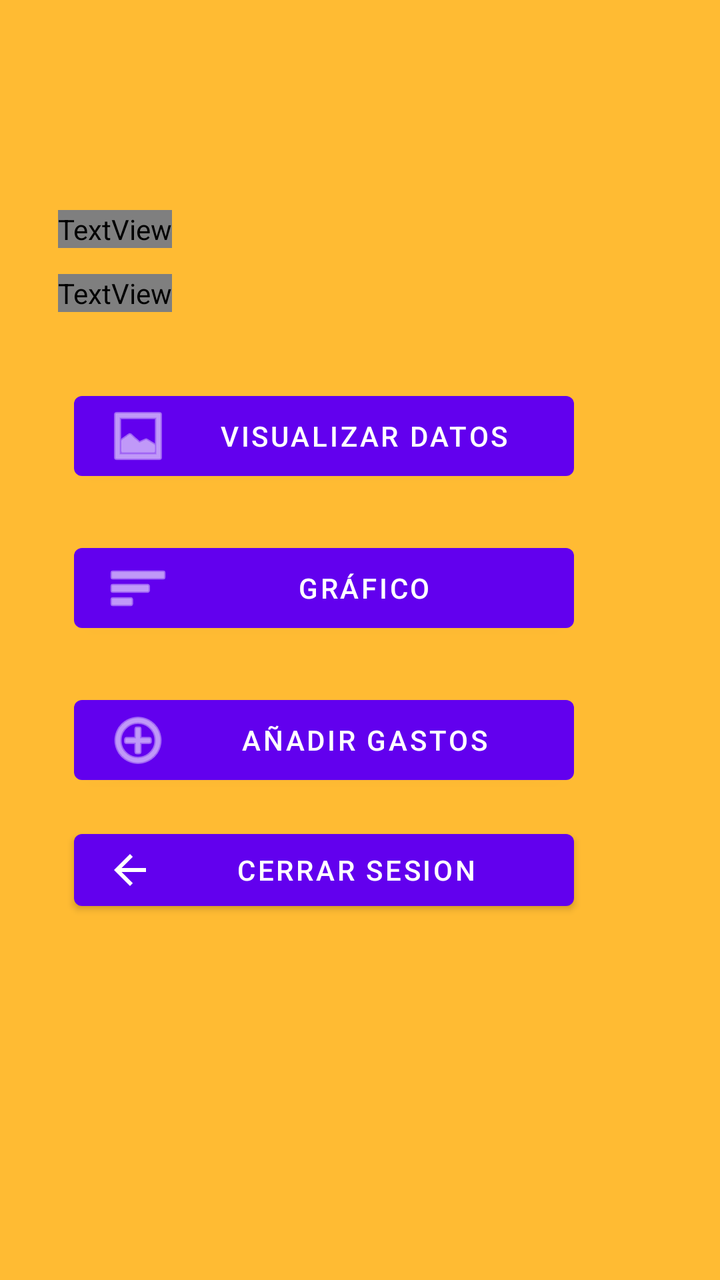
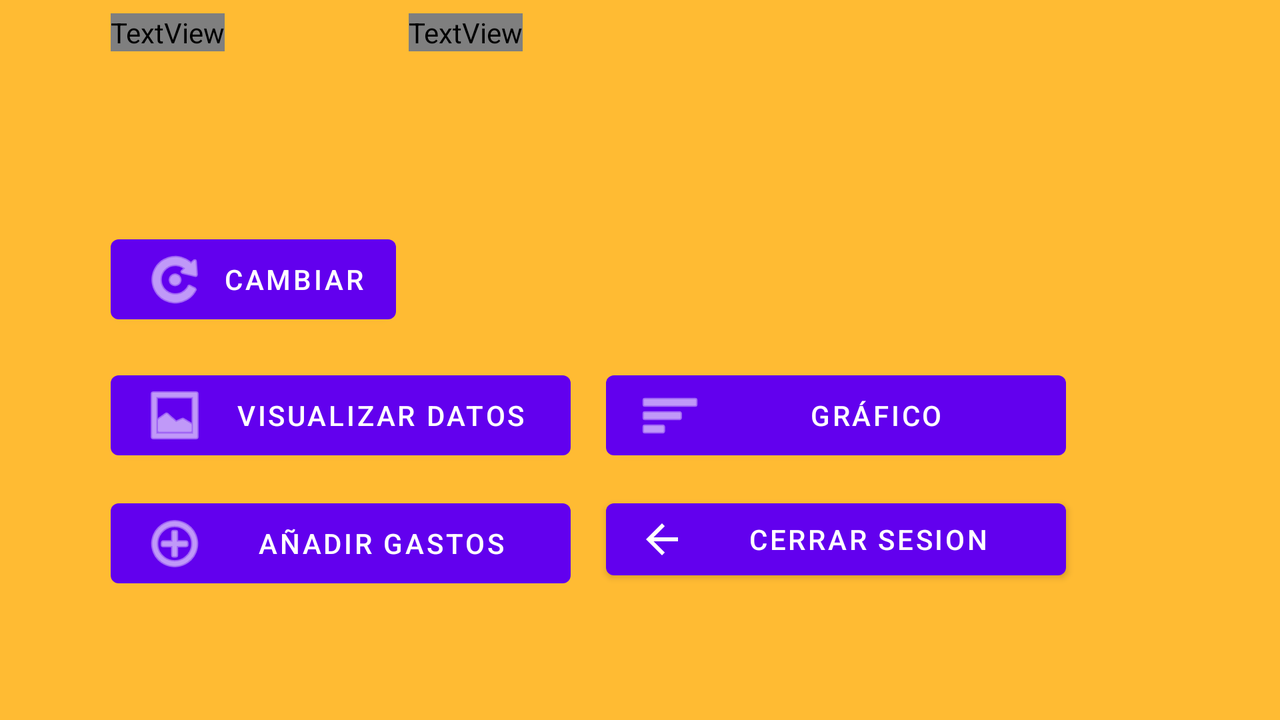

Two renders of one Android screen. The first uses the default layout on a phone; the second uses the alternative layout the repository ships for a different screen configuration, on a matching device. The two XML files are below.
<!-- AndroidManifest.xml: application theme Theme.PayToWinG -->
<!-- res/layout/activity_menu.xml -->
<?xml version="1.0" encoding="utf-8"?>
<androidx.constraintlayout.widget.ConstraintLayout xmlns:android="http://schemas.android.com/apk/res/android"
    xmlns:app="http://schemas.android.com/apk/res-auto"
    xmlns:tools="http://schemas.android.com/tools"
    android:layout_width="match_parent"
    android:layout_height="match_parent"
    android:background="@android:color/holo_orange_light"
    tools:context=".MenuActivity">

    <Button
        android:id="@+id/buttonGrafico"
        android:layout_width="250dp"
        android:layout_height="wrap_content"
        android:layout_marginTop="24dp"
        android:text="@string/Grafico"
        app:icon="@android:drawable/ic_menu_sort_by_size"
        app:layout_constraintEnd_toEndOf="@+id/buttonVisualizar"
        app:layout_constraintHorizontal_bias="0.0"
        app:layout_constraintStart_toStartOf="@+id/buttonVisualizar"
        app:layout_constraintTop_toBottomOf="@+id/buttonVisualizar" />

    <TextView
        android:id="@+id/NombreU"
        android:layout_width="wrap_content"
        android:layout_height="wrap_content"
        android:text="Estas dentro"
        android:textColor="@color/letters"
        android:textSize="20sp"
        app:layout_constraintBottom_toBottomOf="parent"
        app:layout_constraintEnd_toEndOf="parent"
        app:layout_constraintHorizontal_bias="0.096"
        app:layout_constraintStart_toStartOf="parent"
        app:layout_constraintTop_toTopOf="parent"
        app:layout_constraintVertical_bias="0.169" />

    <Button
        android:id="@+id/buttonVisualizar"
        android:layout_width="250dp"
        android:layout_height="wrap_content"
        android:layout_marginStart="8dp"
        android:layout_marginTop="68dp"
        android:text="@string/VisualizarGastos"
        app:icon="@android:drawable/ic_menu_gallery"
        app:layout_constraintStart_toStartOf="@+id/NombreU"
        app:layout_constraintTop_toBottomOf="@+id/NombreU" />

    <Button
        android:id="@+id/buttonCerrarSesion"
        android:layout_width="250dp"
        android:layout_height="wrap_content"
        android:text="Cerrar sesion"
        app:icon="?attr/actionModeCloseDrawable"
        app:layout_constraintBottom_toBottomOf="parent"
        app:layout_constraintEnd_toEndOf="@+id/buttonAnnadir"
        app:layout_constraintHorizontal_bias="0.0"
        app:layout_constraintStart_toStartOf="@+id/buttonAnnadir"
        app:layout_constraintTop_toBottomOf="@+id/buttonAnnadir"
        app:layout_constraintVertical_bias="0.076" />

    <Button
        android:id="@+id/buttonAnnadir"
        android:layout_width="250dp"
        android:layout_height="wrap_content"
        android:layout_marginTop="24dp"
        android:text="@string/AñadirGastos"
        app:icon="@android:drawable/ic_menu_add"
        app:layout_constraintEnd_toEndOf="@+id/buttonGrafico"
        app:layout_constraintHorizontal_bias="0.0"
        app:layout_constraintStart_toStartOf="@+id/buttonGrafico"
        app:layout_constraintTop_toBottomOf="@+id/buttonGrafico" />

    <TextView
        android:id="@+id/fechaActual"
        android:layout_width="wrap_content"
        android:layout_height="wrap_content"
        android:text="TextView"
        android:textColor="@color/letters"
        android:textSize="20sp"
        app:layout_constraintBottom_toTopOf="@+id/buttonVisualizar"
        app:layout_constraintStart_toStartOf="@+id/NombreU"
        app:layout_constraintTop_toBottomOf="@+id/NombreU"
        app:layout_constraintVertical_bias="0.268" />

</androidx.constraintlayout.widget.ConstraintLayout>
<!-- resources referenced by this layout -->
<resources>
  <string name="Grafico">Gráfico</string>
  <string name="VisualizarGastos">Visualizar datos</string>
  <style name="Theme.PayToWinG" parent="Theme.MaterialComponents.DayNight.DarkActionBar">
          
          <item name="colorPrimary">@color/purple_500</item>
          <item name="colorPrimaryVariant">@color/purple_700</item>
          <item name="colorOnPrimary">@color/white</item>
          
          <item name="colorSecondary">@color/teal_200</item>
          <item name="colorSecondaryVariant">@color/teal_700</item>
          <item name="colorOnSecondary">@color/black</item>
          
          <item name="android:statusBarColor" tools:targetApi="l">?attr/colorPrimaryVariant</item>
          
      </style>
</resources>
<!-- res/layout-land/activity_menu.xml (the repository's variant of the layout above) -->
<!-- drawn on the phone turned sideways -->
<?xml version="1.0" encoding="utf-8"?>
<androidx.constraintlayout.widget.ConstraintLayout xmlns:android="http://schemas.android.com/apk/res/android"
    xmlns:app="http://schemas.android.com/apk/res-auto"
    xmlns:tools="http://schemas.android.com/tools"
    android:layout_width="match_parent"
    android:layout_height="match_parent"
    android:background="@android:color/holo_orange_light"
    tools:context=".MenuActivity">

    <Button
        android:id="@+id/buttonGrafico"
        android:layout_width="230dp"
        android:layout_height="wrap_content"
        android:text="@string/Grafico"
        app:icon="@android:drawable/ic_menu_sort_by_size"
        app:layout_constraintBottom_toBottomOf="@+id/buttonVisualizar"
        app:layout_constraintEnd_toEndOf="parent"
        app:layout_constraintHorizontal_bias="0.141"
        app:layout_constraintStart_toEndOf="@+id/buttonVisualizar"
        app:layout_constraintTop_toTopOf="@+id/buttonVisualizar" />

    <TextView
        android:id="@+id/NombreU"
        android:layout_width="wrap_content"
        android:layout_height="wrap_content"
        android:text="Estas dentro"
        android:textColor="@color/letters"
        android:textSize="20sp"
        app:layout_constraintBottom_toBottomOf="parent"
        app:layout_constraintEnd_toEndOf="parent"
        app:layout_constraintHorizontal_bias="0.095"
        app:layout_constraintStart_toStartOf="parent"
        app:layout_constraintTop_toTopOf="parent"
        app:layout_constraintVertical_bias="0.02" />

    <Button
        android:id="@+id/buttonCerrarSesion"
        android:layout_width="230dp"
        android:layout_height="wrap_content"
        android:text="Cerrar sesion"
        app:icon="?attr/actionModeCloseDrawable"
        app:layout_constraintBottom_toBottomOf="@+id/buttonAnnadir"
        app:layout_constraintEnd_toEndOf="parent"
        app:layout_constraintHorizontal_bias="0.141"
        app:layout_constraintStart_toEndOf="@+id/buttonAnnadir"
        app:layout_constraintTop_toTopOf="@+id/buttonAnnadir"
        app:layout_constraintVertical_bias="0.0" />

    <Button
        android:id="@+id/buttonVisualizar"
        android:layout_width="230dp"
        android:layout_height="wrap_content"
        android:layout_marginTop="16dp"
        android:text="@string/VisualizarGastos"
        app:icon="@android:drawable/ic_menu_gallery"
        app:layout_constraintStart_toStartOf="@+id/buttonCambiar"
        app:layout_constraintTop_toBottomOf="@+id/buttonCambiar" />

    <Button
        android:id="@+id/buttonAnnadir"
        android:layout_width="230dp"
        android:layout_height="wrap_content"
        android:layout_marginTop="12dp"
        android:text="@string/AñadirGastos"
        app:icon="@android:drawable/ic_menu_add"
        app:layout_constraintStart_toStartOf="@+id/buttonVisualizar"
        app:layout_constraintTop_toBottomOf="@+id/buttonVisualizar" />

    <Button
        android:id="@+id/buttonCambiar"
        android:layout_width="wrap_content"
        android:layout_height="wrap_content"
        android:layout_marginTop="88dp"
        android:text="@string/Cambiar"
        app:icon="@android:drawable/ic_menu_rotate"
        app:layout_constraintStart_toStartOf="@+id/NombreU"
        app:layout_constraintTop_toBottomOf="@+id/NombreU" />

    <TextView
        android:id="@+id/fechaActual"
        android:layout_width="wrap_content"
        android:layout_height="wrap_content"
        android:layout_marginStart="92dp"
        android:text="TextView"
        android:textColor="@color/letters"
        android:textSize="20sp"
        app:layout_constraintBottom_toBottomOf="@+id/NombreU"
        app:layout_constraintStart_toEndOf="@+id/NombreU"
        app:layout_constraintTop_toTopOf="@+id/NombreU" />

</androidx.constraintlayout.widget.ConstraintLayout>
<!-- resources referenced by the variant -->
<!-- as the phone turned sideways resolves them -->
<resources>
  <string name="Cambiar">Cambiar</string>
  <string name="Grafico">Gráfico</string>
  <string name="VisualizarGastos">Visualizar datos</string>
  <style name="Theme.PayToWinG" parent="Theme.MaterialComponents.DayNight.DarkActionBar">
          
          <item name="colorPrimary">@color/purple_500</item>
          <item name="colorPrimaryVariant">@color/purple_700</item>
          <item name="colorOnPrimary">@color/white</item>
          
          <item name="colorSecondary">@color/teal_200</item>
          <item name="colorSecondaryVariant">@color/teal_700</item>
          <item name="colorOnSecondary">@color/black</item>
          
          <item name="android:statusBarColor" tools:targetApi="l">?attr/colorPrimaryVariant</item>
          
      </style>
</resources>
